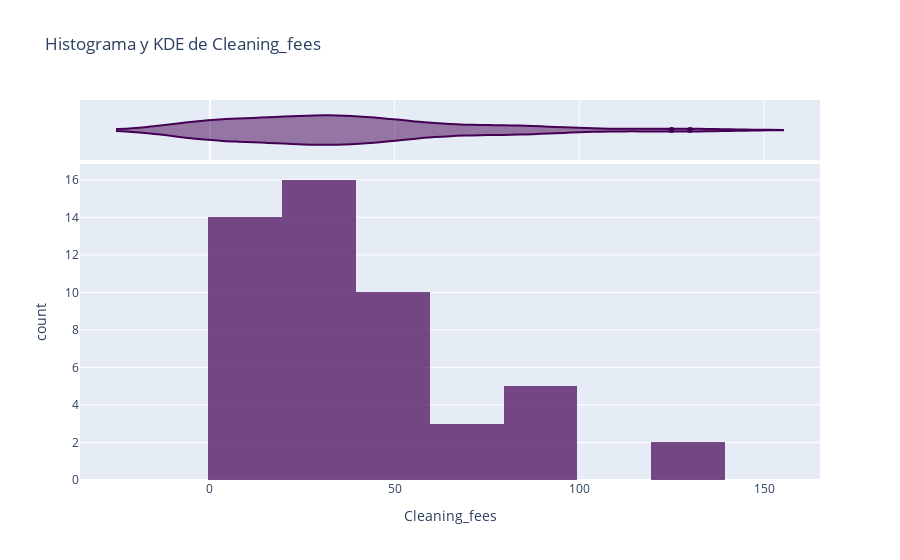
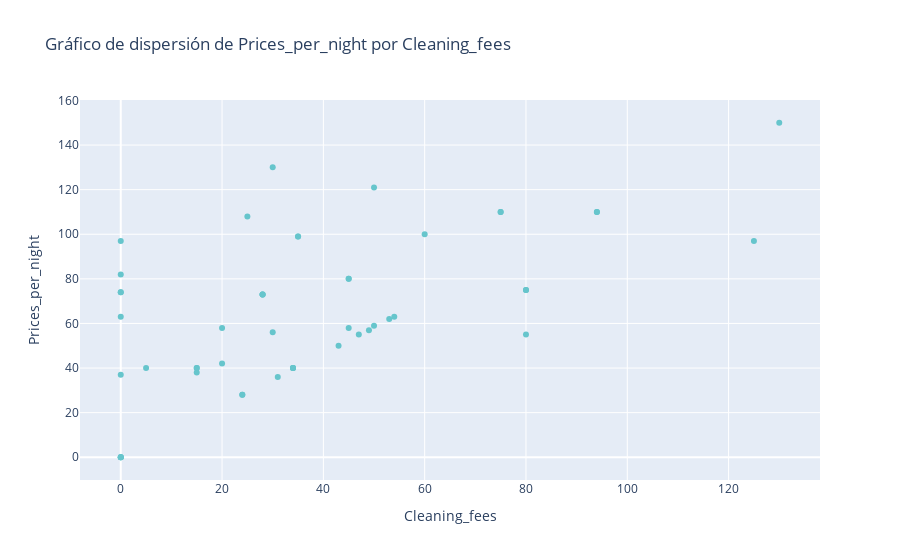
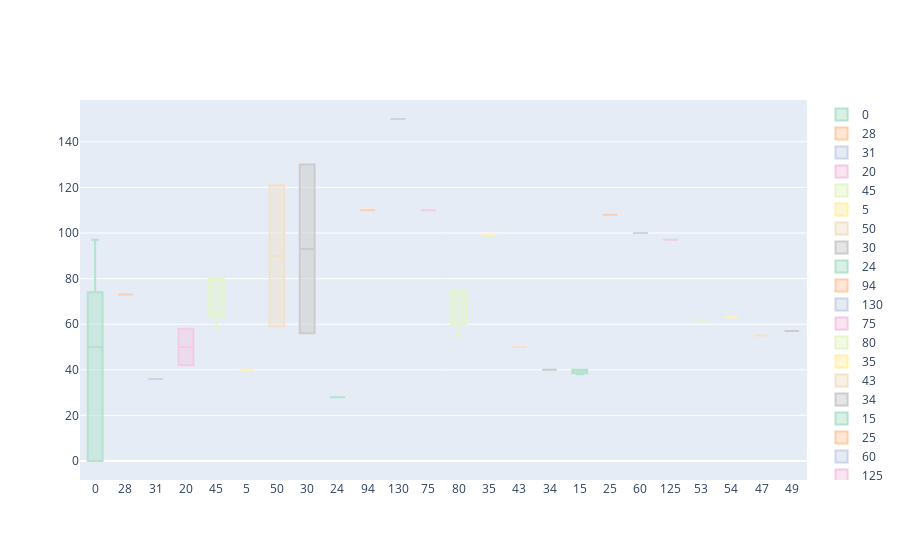

Notebook source saved alongside these figures, in order:
### Markdown cell above
Vamos a analizar Price_per_nigth vs. Cleanin_fee

### Code cell
columnas_a_analizar = ['Cleaning_fees']
eda_continuas(columnas_a_analizar, df_continuas)

### Figure 1 — Plotly figure (JSON) as saved in the notebook; plotly's stock layout.template omitted (floating-point values rounded to 4 significant figures)
{"data": [{"alignmentgroup": "True", "bingroup": "x", "hovertemplate": "Cleaning_fees=%{x}<br>count=%{y}<extra></extra>", "legendgroup": "", "marker": {"color": "#440154", "opacity": 0.7, "pattern": {"shape": ""}}, "name": "", "offsetgroup": "", "orientation": "v", "showlegend": false, "type": "histogram", "x": [0, 28, 31, 20, 45, 5, 50, 30, 24, 0, 0, 94, 130, 75, 80, 35, 0, 43, 34, 0, 15, 45, 28, 25, 0, 0, 60, 35, 20, 0, 0, 125, 15, 75, 53, 0, 34, 15, 30, 54, 80, 47, 80, 94, 28, 24, 49, 50, 34, 45], "xaxis": "x", "yaxis": "y"}, {"alignmentgroup": "True", "hovertemplate": "Cleaning_fees=%{x}<extra></extra>", "legendgroup": "", "marker": {"color": "#440154"}, "name": "", "offsetgroup": "", "scalegroup": "x", "showlegend": false, "type": "violin", "x": [0, 28, 31, 20, 45, 5, 50, 30, 24, 0, 0, 94, 130, 75, 80, 35, 0, 43, 34, 0, 15, 45, 28, 25, 0, 0, 60, 35, 20, 0, 0, 125, 15, 75, 53, 0, 34, 15, 30, 54, 80, 47, 80, 94, 28, 24, 49, 50, 34, 45], "xaxis": "x2", "yaxis": "y2"}], "layout": {"barmode": "relative", "legend": {"tracegroupgap": 0}, "showlegend": true, "title": {"text": "Histograma y KDE de Cleaning_fees"}, "xaxis": {"anchor": "y", "domain": [0, 1], "title": {"text": "Cleaning_fees"}}, "xaxis2": {"anchor": "y2", "domain": [0, 1], "matches": "x", "showgrid": true, "showticklabels": false}, "yaxis": {"anchor": "x", "domain": [0, 0.8316], "title": {"text": "count"}}, "yaxis2": {"anchor": "x2", "domain": [0.8416, 1], "matches": "y2", "showgrid": false, "showline": false, "showticklabels": false, "ticks": ""}}}

### Figure 2 — Plotly figure (JSON) as saved in the notebook; plotly's stock layout.template omitted (floating-point values rounded to 4 significant figures)
{"data": [{"hovertemplate": "Cleaning_fees=%{x}<br>Prices_per_night=%{y}<extra></extra>", "legendgroup": "", "marker": {"color": "rgb(102, 197, 204)", "symbol": "circle"}, "mode": "markers", "name": "", "orientation": "v", "showlegend": false, "type": "scatter", "x": [0, 28, 31, 20, 45, 5, 50, 30, 24, 0, 0, 94, 130, 75, 80, 35, 0, 43, 34, 0, 15, 45, 28, 25, 0, 0, 60, 35, 20, 0, 0, 125, 15, 75, 53, 0, 34, 15, 30, 54, 80, 47, 80, 94, 28, 24, 49, 50, 34, 45], "xaxis": "x", "y": [74, 73, 36, 58, 80, 40, 59, 130, 28, 37, 0, 110, 150, 110, 75, 99, 63, 50, 40, 0, 40, 80, 73, 108, 0, 97, 100, 99, 42, 82, 74, 97, 38, 110, 62, 0, 40, 40, 56, 63, 55, 55, 75, 110, 73, 28, 57, 121, 40, 58], "yaxis": "y"}], "layout": {"legend": {"tracegroupgap": 0}, "title": {"text": "Gráfico de dispersión de Prices_per_night por Cleaning_fees"}, "xaxis": {"anchor": "y", "domain": [0, 1], "title": {"text": "Cleaning_fees"}}, "yaxis": {"anchor": "x", "domain": [0, 1], "title": {"text": "Prices_per_night"}}}}

### Figure 3 — Plotly figure (JSON) as saved in the notebook; plotly's stock layout.template omitted (floating-point values rounded to 4 significant figures)
{"data": [{"boxpoints": "outliers", "marker": {"color": "rgb(179,226,205)"}, "name": "0", "type": "box", "y": [74, 37, 0, 63, 0, 0, 97, 82, 74, 0]}, {"boxpoints": "outliers", "marker": {"color": "rgb(253,205,172)"}, "name": "28", "type": "box", "y": [73, 73, 73]}, {"boxpoints": "outliers", "marker": {"color": "rgb(203,213,232)"}, "name": "31", "type": "box", "y": [36]}, {"boxpoints": "outliers", "marker": {"color": "rgb(244,202,228)"}, "name": "20", "type": "box", "y": [58, 42]}, {"boxpoints": "outliers", "marker": {"color": "rgb(230,245,201)"}, "name": "45", "type": "box", "y": [80, 80, 58]}, {"boxpoints": "outliers", "marker": {"color": "rgb(255,242,174)"}, "name": "5", "type": "box", "y": [40]}, {"boxpoints": "outliers", "marker": {"color": "rgb(241,226,204)"}, "name": "50", "type": "box", "y": [59, 121]}, {"boxpoints": "outliers", "marker": {"color": "rgb(204,204,204)"}, "name": "30", "type": "box", "y": [130, 56]}, {"boxpoints": "outliers", "marker": {"color": "rgb(179,226,205)"}, "name": "24", "type": "box", "y": [28, 28]}, {"boxpoints": "outliers", "marker": {"color": "rgb(253,205,172)"}, "name": "94", "type": "box", "y": [110, 110]}, {"boxpoints": "outliers", "marker": {"color": "rgb(203,213,232)"}, "name": "130", "type": "box", "y": [150]}, {"boxpoints": "outliers", "marker": {"color": "rgb(244,202,228)"}, "name": "75", "type": "box", "y": [110, 110]}, {"boxpoints": "outliers", "marker": {"color": "rgb(230,245,201)"}, "name": "80", "type": "box", "y": [75, 55, 75]}, {"boxpoints": "outliers", "marker": {"color": "rgb(255,242,174)"}, "name": "35", "type": "box", "y": [99, 99]}, {"boxpoints": "outliers", "marker": {"color": "rgb(241,226,204)"}, "name": "43", "type": "box", "y": [50]}, {"boxpoints": "outliers", "marker": {"color": "rgb(204,204,204)"}, "name": "34", "type": "box", "y": [40, 40, 40]}, {"boxpoints": "outliers", "marker": {"color": "rgb(179,226,205)"}, "name": "15", "type": "box", "y": [40, 38, 40]}, {"boxpoints": "outliers", "marker": {"color": "rgb(253,205,172)"}, "name": "25", "type": "box", "y": [108]}, {"boxpoints": "outliers", "marker": {"color": "rgb(203,213,232)"}, "name": "60", "type": "box", "y": [100]}, {"boxpoints": "outliers", "marker": {"color": "rgb(244,202,228)"}, "name": "125", "type": "box", "y": [97]}, {"boxpoints": "outliers", "marker": {"color": "rgb(230,245,201)"}, "name": "53", "type": "box", "y": [62]}, {"boxpoints": "outliers", "marker": {"color": "rgb(255,242,174)"}, "name": "54", "type": "box", "y": [63]}, {"boxpoints": "outliers", "marker": {"color": "rgb(241,226,204)"}, "name": "47", "type": "box", "y": [55]}, {"boxpoints": "outliers", "marker": {"color": "rgb(204,204,204)"}, "name": "49", "type": "box", "y": [57]}], "layout": {}}
